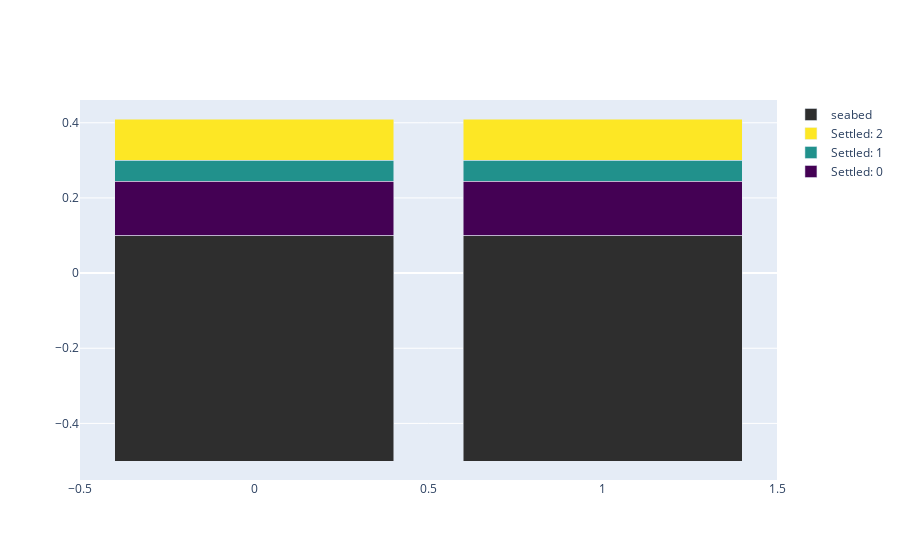

Notebook code for this chart:
### Code cell
import plotly.graph_objects as go
from cmap import Colormap
import numpy as np

cm = Colormap('viridis')
df["name"] = pd.to_numeric(df["name"], errors="coerce")

n_names = len(df["name"].unique()) - 1
colours = cm(np.linspace(0,1,n_names))

fig = go.Figure()
for n, df1 in df.groupby("name", dropna=False):
    if pd.isna(n):
        colour = ['#2e2e2e'] * 2
        name = 'seabed'
    else:
        colour = colours[int(n)]
        colour = [f"rgb{colour[0], colour[1], colour[2]}"]*2
        name = f"Settled: {int(n)}"
    
    fig.add_trace(
        go.Bar(
            x=df1["cell_number"],
            y=df1["thickness"],
            base=df1["bottom"],
            marker_color=colour,
            name=name,
            hovertemplate="Top: %{y:.2f}m"
            + "<br>Bottom: %{base:.2f}"
            + "<br>Thickness: %{customdata[0]:,.2f}"
            + "<br><b>Cell</b>: %{x}<br>",
            customdata= df1[["thickness"]]
        )
    )

fig.update_layout(barmode="stack")
fig.show()

### Figure 1 — Plotly figure (JSON) as saved in the notebook; plotly's stock layout.template omitted (floating-point values rounded to 4 significant figures)
{"data": [{"base": [0.1, 0.1], "customdata": [[0.145], [0.145]], "hovertemplate": "Top: %{y:.2f}m<br>Bottom: %{base:.2f}<br>Thickness: %{customdata[0]:,.2f}<br><b>Cell</b>: %{x}<br>", "marker": {"color": ["rgb(0.267004, 0.004874, 0.329415)", "rgb(0.267004, 0.004874, 0.329415)"]}, "name": "Settled: 0", "type": "bar", "x": [0, 1], "y": [0.145, 0.145]}, {"base": [0.245, 0.245], "customdata": [[0.055], [0.055]], "hovertemplate": "Top: %{y:.2f}m<br>Bottom: %{base:.2f}<br>Thickness: %{customdata[0]:,.2f}<br><b>Cell</b>: %{x}<br>", "marker": {"color": ["rgb(0.127568, 0.566949, 0.550556)", "rgb(0.127568, 0.566949, 0.550556)"]}, "name": "Settled: 1", "type": "bar", "x": [0, 1], "y": [0.055, 0.055]}, {"base": [0.3, 0.3], "customdata": [[0.11], [0.11]], "hovertemplate": "Top: %{y:.2f}m<br>Bottom: %{base:.2f}<br>Thickness: %{customdata[0]:,.2f}<br><b>Cell</b>: %{x}<br>", "marker": {"color": ["rgb(0.993248, 0.906157, 0.143936)", "rgb(0.993248, 0.906157, 0.143936)"]}, "name": "Settled: 2", "type": "bar", "x": [0, 1], "y": [0.11, 0.11]}, {"base": [-0.5, -0.5], "customdata": [[0.6], [0.6]], "hovertemplate": "Top: %{y:.2f}m<br>Bottom: %{base:.2f}<br>Thickness: %{customdata[0]:,.2f}<br><b>Cell</b>: %{x}<br>", "marker": {"color": ["#2e2e2e", "#2e2e2e"]}, "name": "seabed", "type": "bar", "x": [0, 1], "y": [0.6, 0.6]}], "layout": {"barmode": "stack"}}
